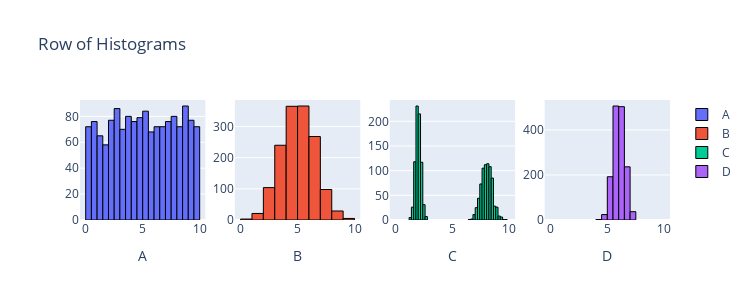

Notebook cell for this chart:
### Markdown cell above
#### 4. Run the code below and look at the resulting figure of distrubutions and then answer the following questions

1. Which datasets have similar means and similar variances
2. Which datasets have similar means but quite different variances
3. Which datasets have similar variances but quite different means
4. Which datasets have quite different means and quite different variances
    
<details class="details-example"><summary style="color:blue"><u>Further Guidance</u></summary>
    
> Can you answer these questions immediately? If not, first review what the basic ideas of **sample means** and **sample standard deviations** (and **sample variances**) are. Their mathematical definitions are given below, and are useful for understanding the intuition of these concepts in terms of "averages" of things, like "observations" or "squared differences" (and then perhaps square-rooted). But there are other ways to "intuitively visually" understand **sample means** and **sample standard deviations** (and **sample variances**) which a ChatBot would be able to discuss with you.
>
> - sample mean $\displaystyle \bar x = \frac{1}{n}\sum_{i=1}^n x_i$ 
> - sample variance $\displaystyle s^2 = \frac{1}{n-1}\sum_{i=1}^n (x_i-\bar x)^2$
> - sample standard deviation $\displaystyle s = \sqrt{s^2}$
>
> It's potentially maybe possible that you or a ChatBot could answer these questions by looking at the code that produced the data you're considering. But if you're trying to check and understand things that way, you should instead consider just calculate the statistics that answer the questions themselves...
> - `np.mean(df.col)` or `df.col.mean()`
> - `np.std(df.col, dof=1)` / `np.var(df.col, dof=1)` or `df.col.std(dof=1)` / `df.col.var(dof=1)`
>
> _If you are resorting to calculating the statistics that answer the questions, try to understand the answers after you have them... just getting the "right" answers kind of defeats the point of this exercise..._
>
> - The difference between trying to answer this question using the code that produced the data versus calculating the statistics from the data comes down to the difference between **parameters** and **statistics**, but this will be discussed in the lecture... in the meantime, howevever, if you're curious about this... you could consider prompting a ChatBot to explain the difference between **parameters** and **statistics**...
>     - ... this would naturally lead to some discussion of the relationship between **populations** and **samples**, and from there it would only be a little further to start working to understand the relationship between **statistics** and **parameters** and how they connect to *populations* and *samples* (and hence each other)...    
    
</details>

### Code cell
from scipy import stats
import plotly.graph_objects as go
from plotly.subplots import make_subplots
import numpy as np

n = 1500
data1 = stats.uniform.rvs(0, 10, size=n)
data2 = stats.norm.rvs(5, 1.5, size=n)
data3 = np.r_[stats.norm.rvs(2, 0.25, size=int(n/2)), stats.norm.rvs(8, 0.5, size=int(n/2))]
data4 = stats.norm.rvs(6, 0.5, size=n)

fig = make_subplots(rows=1, cols=4)

fig.add_trace(go.Histogram(x=data1, name='A', nbinsx=30, marker=dict(line=dict(color='black', width=1))), row=1, col=1)
fig.add_trace(go.Histogram(x=data2, name='B', nbinsx=15, marker=dict(line=dict(color='black', width=1))), row=1, col=2)
fig.add_trace(go.Histogram(x=data3, name='C', nbinsx=45, marker=dict(line=dict(color='black', width=1))), row=1, col=3)
fig.add_trace(go.Histogram(x=data4, name='D', nbinsx=15, marker=dict(line=dict(color='black', width=1))), row=1, col=4)

fig.update_layout(height=300, width=750, title_text="Row of Histograms")
fig.update_xaxes(title_text="A", row=1, col=1)
fig.update_xaxes(title_text="B", row=1, col=2)
fig.update_xaxes(title_text="C", row=1, col=3)
fig.update_xaxes(title_text="D", row=1, col=4)
fig.update_xaxes(range=[-0.5, 10.5])

for trace in fig.data:
    trace.xbins = dict(start=0, end=10)
    
# This code was produced by just making requests to Microsoft Copilot
# https://github.com/pointOfive/stat130chat130/blob/main/CHATLOG/wk3/COP/SLS/0001_concise_makeAplotV1.md

fig.show() # USE `fig.show(renderer="png")` FOR ALL GitHub and MarkUs SUBMISSIONS

### Figure 1 — Plotly figure (JSON) as saved in the notebook; plotly's stock layout.template omitted (floating-point values rounded to 4 significant figures; data arrays with more than 128 entries replaced by an {"elided": "..."} marker saying what was removed)
{"data": [{"marker": {"line": {"color": "black", "width": 1}}, "name": "A", "nbinsx": 30, "type": "histogram", "x": {"elided": "1500 float values"}, "xaxis": "x", "xbins": {"end": 10, "start": 0}, "yaxis": "y"}, {"marker": {"line": {"color": "black", "width": 1}}, "name": "B", "nbinsx": 15, "type": "histogram", "x": {"elided": "1500 float values"}, "xaxis": "x2", "xbins": {"end": 10, "start": 0}, "yaxis": "y2"}, {"marker": {"line": {"color": "black", "width": 1}}, "name": "C", "nbinsx": 45, "type": "histogram", "x": {"elided": "1500 float values"}, "xaxis": "x3", "xbins": {"end": 10, "start": 0}, "yaxis": "y3"}, {"marker": {"line": {"color": "black", "width": 1}}, "name": "D", "nbinsx": 15, "type": "histogram", "x": {"elided": "1500 float values"}, "xaxis": "x4", "xbins": {"end": 10, "start": 0}, "yaxis": "y4"}], "layout": {"height": 300, "title": {"text": "Row of Histograms"}, "width": 750, "xaxis": {"anchor": "y", "domain": [0, 0.2125], "range": [-0.5, 10.5], "title": {"text": "A"}}, "xaxis2": {"anchor": "y2", "domain": [0.2625, 0.475], "range": [-0.5, 10.5], "title": {"text": "B"}}, "xaxis3": {"anchor": "y3", "domain": [0.525, 0.7375], "range": [-0.5, 10.5], "title": {"text": "C"}}, "xaxis4": {"anchor": "y4", "domain": [0.7875, 1], "range": [-0.5, 10.5], "title": {"text": "D"}}, "yaxis": {"anchor": "x", "domain": [0, 1]}, "yaxis2": {"anchor": "x2", "domain": [0, 1]}, "yaxis3": {"anchor": "x3", "domain": [0, 1]}, "yaxis4": {"anchor": "x4", "domain": [0, 1]}}}
